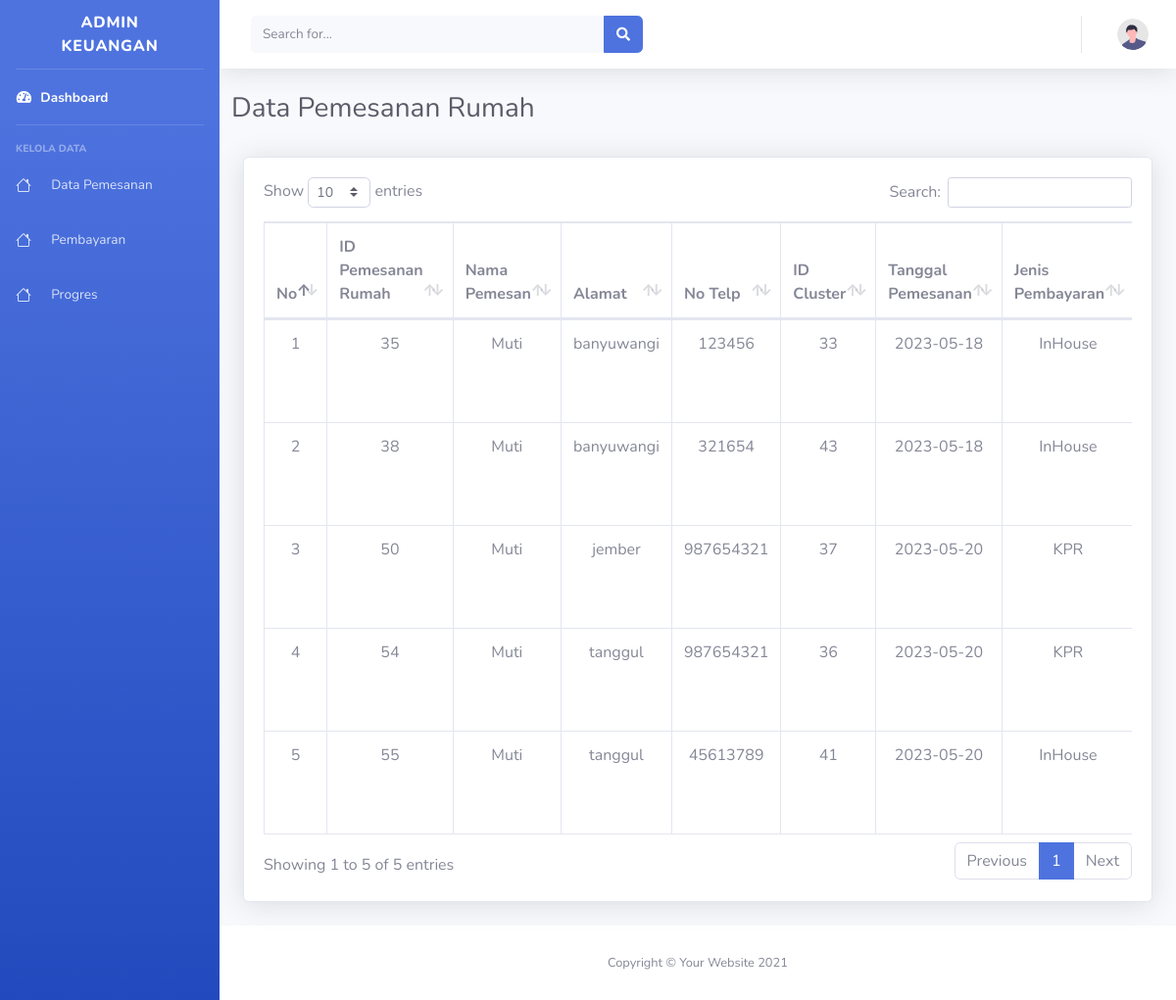
/admin/list-pemesanan.php, run on an earlier commit of the app's database.
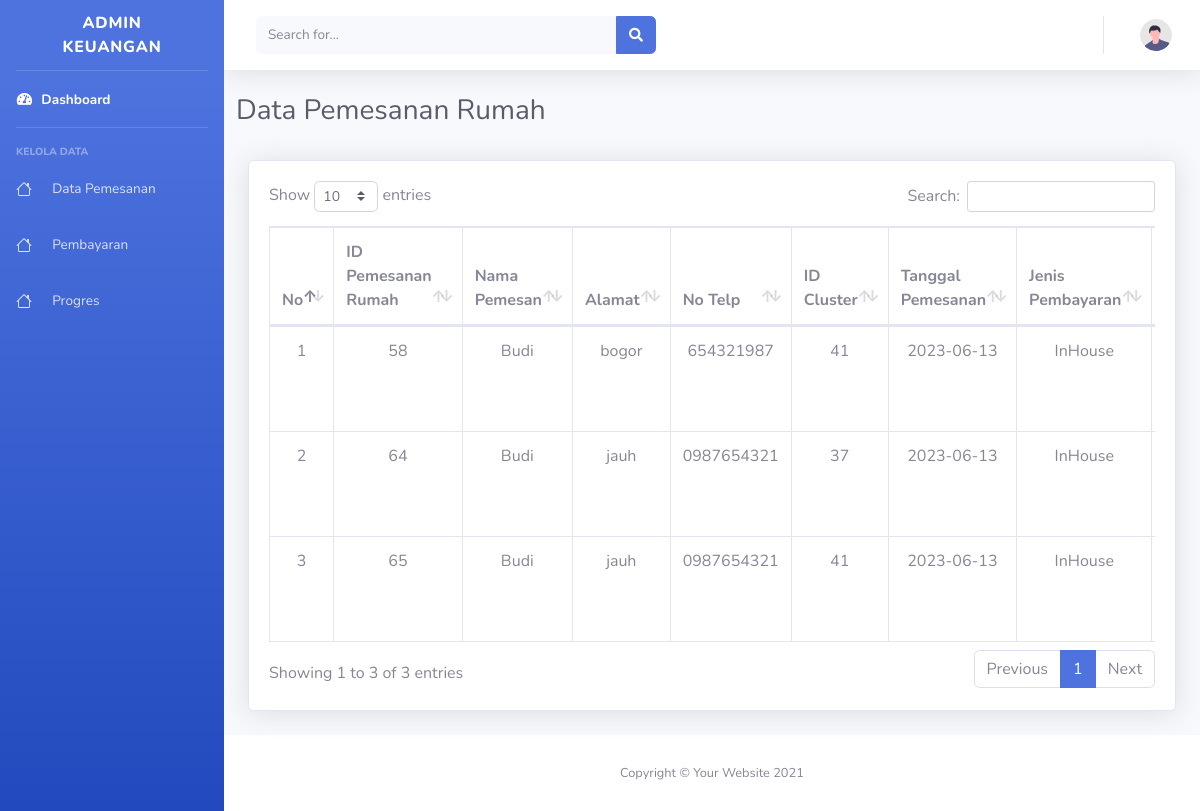
And on a later commit of the database.
### tables this page shows
CREATE TABLE `pemesanan_rumah` (
  `id_pemesanan_rumah` int(11) NOT NULL,
  `nama_pemesan` varchar(100) NOT NULL,
  `alamat` varchar(100) NOT NULL,
  `no_telp_pemesan` varchar(15) NOT NULL,
  `id_cluster` int(11) NOT NULL,
  `tgl_pemesanan` date NOT NULL,
  `fotocopy_ktp` varchar(100) NOT NULL,
  `jenis_pembayaran` varchar(100) NOT NULL,
  `jml_cicilan_dp` int(100) NOT NULL,
  `jml_cicilan_inhouse` int(100) NOT NULL,
  `id_user` int(11) NOT NULL
);

### admin/list-pemesanan.php (the view, shortened to what this page needs)
<?php
require('../koneksi.php');
?>
<!DOCTYPE html>
<html lang="en">
<head>
    <link href="vendor/fontawesome-free/css/all.min.css" rel="stylesheet" type="text/css">
    <link href="css/sb-admin-2.min.css" rel="stylesheet">
    <link href="vendor/datatables/dataTables.bootstrap4.min.css" rel="stylesheet">
</head>
<body id="page-top">
    <div id="wrapper">
        <ul class="navbar-nav bg-gradient-primary sidebar sidebar-dark accordion" id="accordionSidebar">
            <a class="sidebar-brand d-flex align-items-center justify-content-center" href="index.php">
                <div class="sidebar-brand-text mx-3">Admin Keuangan</div>
            </a>
            <hr class="sidebar-divider my-0">
            <li class="nav-item active">
                <a class="nav-link" href="index-keuangan.php">
                    <i class="fas fa-fw fa-tachometer-alt"></i>
                    <span>Dashboard</span></a>
            </li>
            <hr class="sidebar-divider">
            <div class="sidebar-heading">
                Kelola Data
            </div>
            <li class="nav-item">
                <a class="nav-link" href="list-pemesanan.php">
                <span class="ml-3">Data Pemesanan</span></a>
            </li>
            <li class="nav-item">
                <a class="nav-link" href="pembayaran.php">
                <span class="ml-3">Pembayaran</span></a>
            </li>
            <li class="nav-item">
                <a class="nav-link" href="progres.php">
                <span class="ml-3">Progres</span></a>
        </ul>
        <div id="content-wrapper" class="d-flex flex-column">
            <div id="content">
                <nav class="navbar navbar-expand navbar-light bg-white topbar mb-4 static-top shadow">
                    <form class="d-none d-sm-inline-block form-inline mr-auto ml-md-3 my-2 my-md-0 mw-100 navbar-search">
                        <div class="input-group">
                            <input type="text" class="form-control bg-light border-0 small" placeholder="Search for..." aria-label="Search" aria-describedby="basic-addon2">
                            <div class="input-group-append">
                                <button class="btn btn-primary" type="button">
                                    <i class="fas fa-search fa-sm"></i>
                                </button>
                            </div>
                        </div>
                    </form>
                    <ul class="navbar-nav ml-auto">
                        <li class="nav-item dropdown no-arrow">
                            <a class="nav-link dropdown-toggle" href="#" id="userDropdown" role="button" data-toggle="dropdown" aria-haspopup="true" aria-expanded="false">
                                <img class="img-profile rounded-circle" src="img/undraw_profile.svg">
                            </a>
                        </li>
                    </ul>
                </nav>
                <div class="container-fluid">
                    <div class="row">
                        <h1 class="h3 mb-2 text-gray-800">Data Pemesanan Rumah</h1>
                    </div>
                    <div class="card shadow mb-4 mt-4">
                        <div class="card-body">
                            <div class="table-responsive">
                                <table class="table table-bordered" id="dataTable" width="100%" cellspacing="0">
                                    <thead>
                                        <tr>
                                            <th>No</th>
                                            <th>ID Pemesanan Rumah</th>
                                            <th>Nama Pemesan</th>
                                            <th>Alamat</th>
                                            <th>No Telp</th>
                                            <th>ID Cluster</th>
                                            <th>Tanggal Pemesanan</th>
                                            <th>Jenis Pembayaran</th>
                                            <th>Foto KTP</th>
                                        </tr>
                                    </thead>
                                    <tbody>
                                        <?php
                                        $query = "SELECT pemesanan_rumah.id_pemesanan_rumah, pemesanan_rumah.nama_pemesan, pemesanan_rumah.alamat, pemesanan_rumah.no_telp_pemesan, pemesanan_rumah.id_cluster, pemesanan_rumah.tgl_pemesanan, pemesanan_rumah.fotocopy_ktp, pemesanan_rumah.jenis_pembayaran FROM pemesanan_rumah ORDER BY id_pemesanan_rumah ASC";
                                        $result = mysqli_query($koneksi, $query);
                                        $no = 1;
                                        while ($row = mysqli_fetch_array($result)) {
                                            $id_pemesanan_rumah = $row['id_pemesanan_rumah'];
                                            $nama_pemesan = $row['nama_pemesan'];
                                            $alamat = $row['alamat'];
                                            $no_telp_pemesan = $row['no_telp_pemesan'];
                                            $id_cluster = $row['id_cluster'];
                                            $tgl_pemesanan = $row['tgl_pemesanan'];
                                            $jenis_pembayaran = $row['jenis_pembayaran'];
                                        ?>
                                            <tr class="text-center">
                                                <td><?php echo $no++ ?></td>
                                                <td><?php echo $id_pemesanan_rumah; ?></td>
                                                <td><?php echo $nama_pemesan; ?></td>
                                                <td><?php echo $alamat; ?></td>
                                                <td><?php echo $no_telp_pemesan; ?></td>
                                                <td><?php echo $id_cluster; ?></td>
                                                <td><?php echo $tgl_pemesanan; ?></td>
                                                <td><?php echo $jenis_pembayaran; ?></td>
                                                <td><img src="../img/filepemesanan/<?php echo $row['fotocopy_ktp']; ?>" height="80px"></td>
                                            </tr>
                                        <?php
                                        }
                                        ?>
                                    </tbody>
                                </table>
                            </div>
                        </div>
                    </div>
                </div>
            </div>
            <footer class="sticky-footer bg-white">
                <div class="container my-auto">
                    <div class="copyright text-center my-auto">
                        <span>Copyright &copy; Your Website 2021</span>
                    </div>
                </div>
            </footer>
        </div>
    </div>
</body>
</html>

What changed in the data, as far as the page shows it:
removed pemesanan_rumah: id_pemesanan_rumah "35", nama_pemesan "Muti", alamat "banyuwangi", no_telp_pemesan "123456", id_cluster "33", tgl_pemesanan "2023-05-18", jenis_pembayaran "InHouse"
removed pemesanan_rumah: id_pemesanan_rumah "38", nama_pemesan "Muti", alamat "banyuwangi", no_telp_pemesan "321654", id_cluster "43", tgl_pemesanan "2023-05-18", jenis_pembayaran "InHouse"
removed pemesanan_rumah: id_pemesanan_rumah "50", nama_pemesan "Muti", alamat "jember", no_telp_pemesan "987654321", id_cluster "37", tgl_pemesanan "2023-05-20", jenis_pembayaran "KPR"
removed pemesanan_rumah: id_pemesanan_rumah "54", nama_pemesan "Muti", alamat "tanggul", no_telp_pemesan "987654321", id_cluster "36", tgl_pemesanan "2023-05-20", jenis_pembayaran "KPR"
removed pemesanan_rumah: id_pemesanan_rumah "55", nama_pemesan "Muti", alamat "tanggul", no_telp_pemesan "45613789", id_cluster "41", tgl_pemesanan "2023-05-20", jenis_pembayaran "InHouse"
added pemesanan_rumah: id_pemesanan_rumah "58", nama_pemesan "Budi", alamat "bogor", no_telp_pemesan "654321987", id_cluster "41", tgl_pemesanan "2023-06-13", jenis_pembayaran "InHouse"
added pemesanan_rumah: id_pemesanan_rumah "64", nama_pemesan "Budi", alamat "jauh", no_telp_pemesan "0987654321", id_cluster "37", tgl_pemesanan "2023-06-13", jenis_pembayaran "InHouse"
added pemesanan_rumah: id_pemesanan_rumah "65", nama_pemesan "Budi", alamat "jauh", no_telp_pemesan "0987654321", id_cluster "41", tgl_pemesanan "2023-06-13", jenis_pembayaran "InHouse"
Also different on the page:
text written by a page script: "Show entries Search: Showing 1 to 5 of 5 entries Previous 1 Next" → "Show entries Search: Showing 1 to 3 of 3 entries Previous 1 Next"
